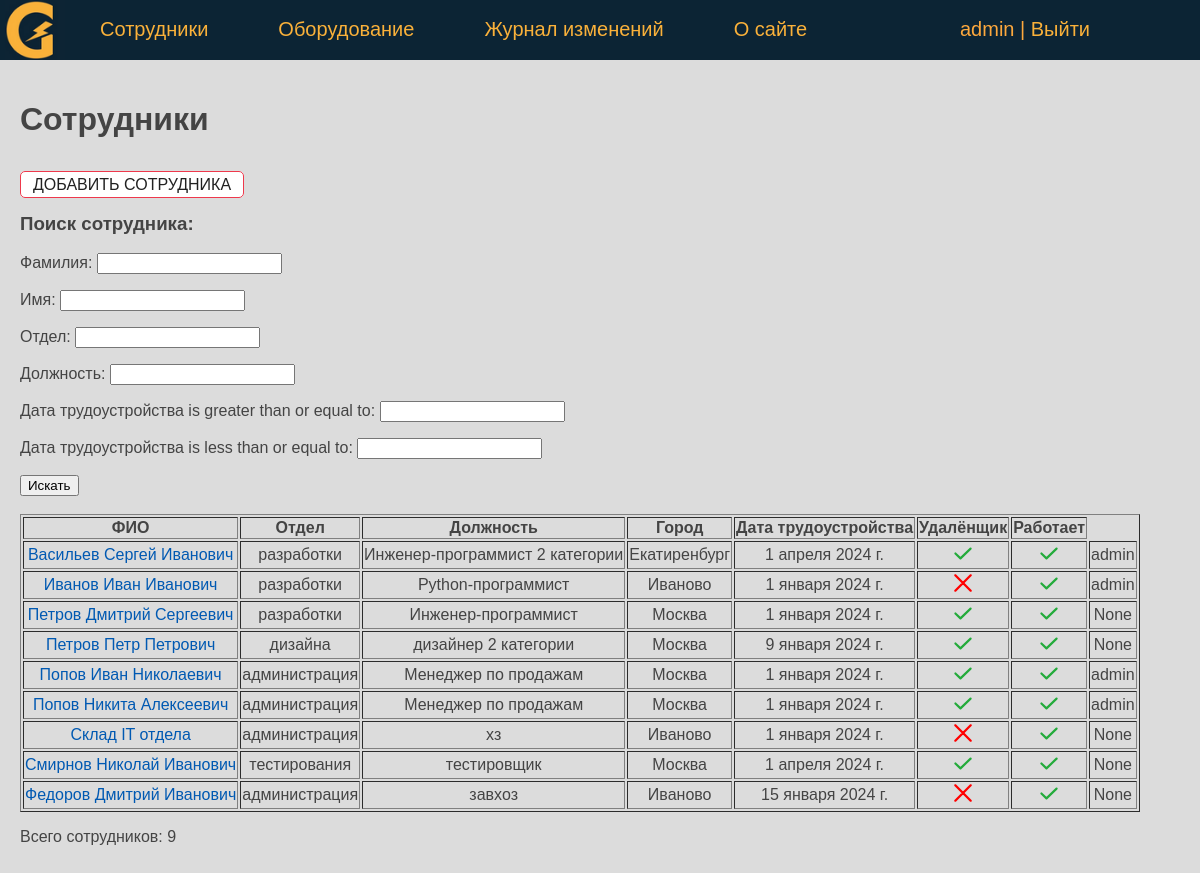
The page /persons/ (signed in) on the database as committed earlier.
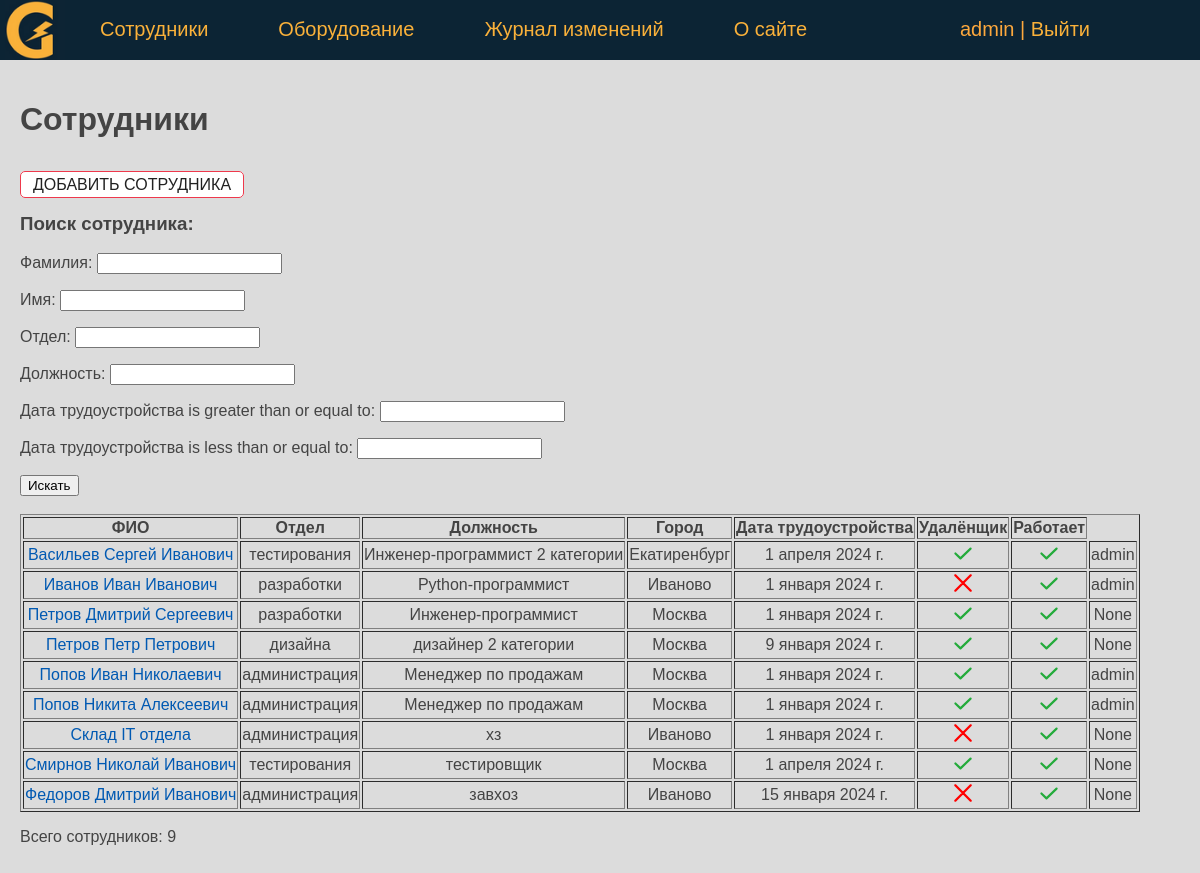
The same page on the database as committed later.
### eqlog/models.py (models this page shows, shortened)
class Person(models.Model):
    last_name = models.CharField(verbose_name='Фамилия', max_length=50)
    first_name = models.CharField(verbose_name='Имя', max_length=50)
    middle_name = models.CharField(verbose_name='Отчество', max_length=50)
    department = models.ForeignKey('Department', on_delete=models.PROTECT, verbose_name='Отдел', related_name='get_persons')
    job_title = models.CharField(verbose_name='Должность', max_length=50)
    jobing_at = models.DateField(verbose_name='Дата трудоустройства', default=date(2024, 1, 1))
    created_at = models.DateTimeField(verbose_name='Дата создания', auto_now_add=True)
    updated_at = models.DateTimeField(verbose_name='Дата изменения', auto_now=True)
    remote = models.BooleanField(verbose_name='Удаленщик', default=False)
    is_working = models.BooleanField(verbose_name='Работает', default=True)
    city = models.CharField(verbose_name='Город', max_length=50, default='Москва')
    slug = AutoSlugField(populate_from='last_name', max_length=255, unique=True, db_index=True)
    user = models.ForeignKey(User, verbose_name='Пользователь', on_delete=models.DO_NOTHING, null=True)
    objects = models.Manager()
    def get_absolute_url(self):
        return reverse('person', kwargs={'pers_slug': self.slug})
    class Meta:
        verbose_name = 'Сотрудник'
        verbose_name_plural = 'Сотрудники'
        ordering = ['last_name', 'first_name']

class Department(models.Model):
    name = models.CharField(verbose_name='Отдел', max_length=50)
    objects = models.Manager()
    def __str__(self):
        return self.name
    class Meta:
        verbose_name = 'Отдел'
        verbose_name_plural = 'Отделы'

### eqlog/views.py (the view)
# urls.py: path('persons/', Persons.as_view(), name='persons'),
class Persons(DataMixin, ListView):
    model = Person
    template_name = 'eqlog/persons.html'
    context_object_name = 'persons'
    paginate_by = 20
    def get_context_data(self, **kwargs):
        context = super().get_context_data(**kwargs)
        auth = self.request.user.is_authenticated
        queryset = self.get_queryset()
        ps_filter = PersonFilter(self.request.GET, queryset)
        c_def = self.get_user_context(title='Сотрудники', auth=auth, ps_filter=ps_filter)
        return {**context, **c_def}
    def get_queryset(self):
        queryset = super().get_queryset()
        ps_filter = PersonFilter(self.request.GET, queryset)
        return ps_filter.qs

### eqlog/utils.py (called while the page is built)
    def get_user_context(self, **kwargs):
        context = kwargs
        context['menu'] = menu
        return context

### eqlog/templates/eqlog/persons.html (shortened to what this page needs)
{% extends 'eqlog/base.html' %}
{% block content %}
    {% if auth %}
        <h1>{{ title }}</h1>
        <p class="form-buttons">
            <p><a href="{% url 'addperson' %}" class="btn btn-outline">ДОБАВИТЬ СОТРУДНИКА</a>
        </p>
        <h3>Поиск сотрудника: </h3>
        <form method="get" action="{% url 'persons' %}">
            {{ ps_filter.form.as_p }}
            <button type="submit">Искать</button>
        </form>
        <br>
        <table border="1">
            <tr>
                <th>ФИО</th>
                <th>Отдел</th>
                <th>Должность</th>
                <th>Город</th>
                <th>Дата трудоустройства</th>
                <th>Удалёнщик</th>
                <th>Работает</th>
           </tr>
            {% for p in persons %}
                <tr>
                    <td><a href="{{ p.get_absolute_url }}"> {{ p.last_name }} {{ p.first_name }} {{ p.middle_name }}</a></td>
                    <td>{{ p.department }}</td>
                    <td>{{ p.job_title }}</td>
                    <td>{{ p.city }}</td>
                    <td>{{ p.jobing_at }}</td>
                    <td class="mark {% if p.remote %} mark_tick {% endif %}"></td>
                    <td class="mark {% if p.is_working %} mark_tick {% endif %}"></td>
                    <td>{{ p.user }}</td>
                </tr>
            {% endfor %}
        </table>
        <p> Всего сотрудников: {{ persons | length }}</p>
    {% endif %}
{% endblock %}

### eqlog/templates/eqlog/base.html (shortened to what this page needs)
<!DOCTYPE html>
{% load static %}
<html>
<head>
    <link type="text/css" href="/static/eqlog/css/styles.css" rel="stylesheet" />
</head>
<body bgcolor="#DCDCDC">
    {% block mainmenu %}
    <header class="header">
    <ul id="mainmenu" class="mainmenu">
        <li class="logo">
            <a href="{% url 'home' %}"><div class="logo"></div></a>
        </li>
        {% for m in menu %}
            <li><a href="{% url m.url_name %}"> {{ m.title }} </a></li>
        {% endfor %}
        <li class="last">
            {% if request.user.is_authenticated %}
                <li class="last"> {{user.username}} | <a href="{% url 'logout' %}">Выйти</a> </li>
            {% else %}
                <li class="last"><a href="{% url 'login' %}">Войти</a> </li>
            {% endif %}
        </li>
    </ul>
    </header>
    {% endblock mainmenu %}
    <main>
        {% block content %}
        {% endblock content %}
    </main>
</body>
</html>

Rows that differ between the two databases and show on the page:
changed Person "Васильев": department "разработки" → "тестирования"
